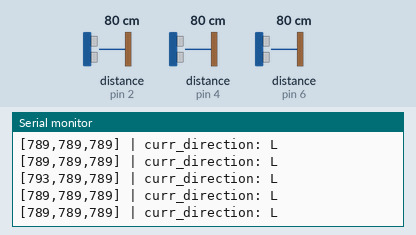
The sketch below on a simulated Arduino Uno, built with avr-gcc and run on an emulated ATmega328P. Parts: the last lines printed to the serial monitor. Wiring (inferred from the names in the program): 3 × ultrasonic range finder: trigger pin 3, echo pin 2 / trigger pin 5, echo pin 4 / trigger pin 7, echo pin 6. The inputs (shaded band) are chosen by the test bench; at power-on: distance to the obstacle (sensors on pin 2, pin 4, pin 6) 80 cm. The echo pulse lasts 58.3 µs per cm.

Above: at 1.2 s.
1.3 s: distance to the obstacle (sensor on pin 2) set to 120 cm
At 1.32 s:
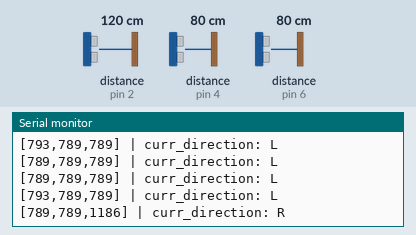
3.2 s: distance to the obstacle (sensor on pin 4) set to 120 cm
At 3.23 s:
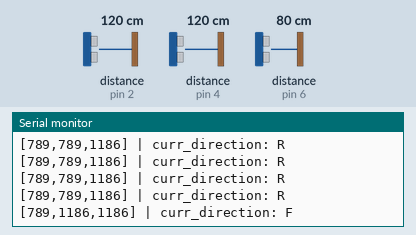
5.1 s: distance to the obstacle (sensor on pin 6) set to 2 cm
At 5.22 s:
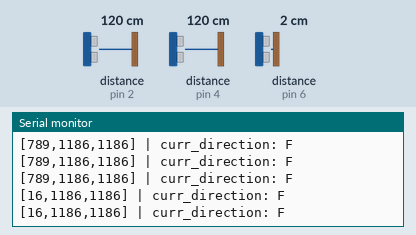
6.6 s: distance to the obstacle (sensor on pin 2) set to 2 cm
At 6.71 s:
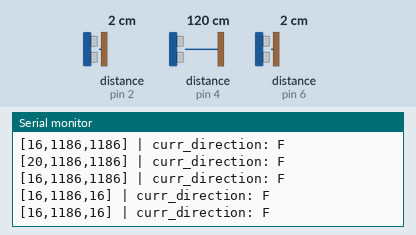
8.1 s: distance to the obstacle (sensor on pin 4) set to 2 cm
At 8.21 s:
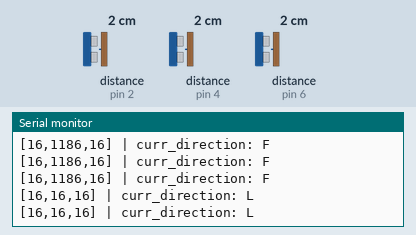
9.6 s: distance to the obstacle (sensor on pin 6) set to 4 cm
At 9.61 s:
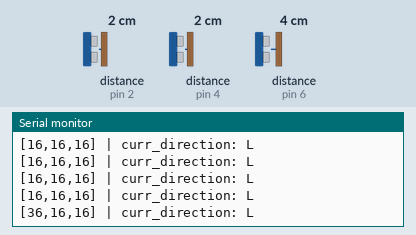
Timing chart, 0 to 12.1 s (numbered marks = the images above; inputs shaded):
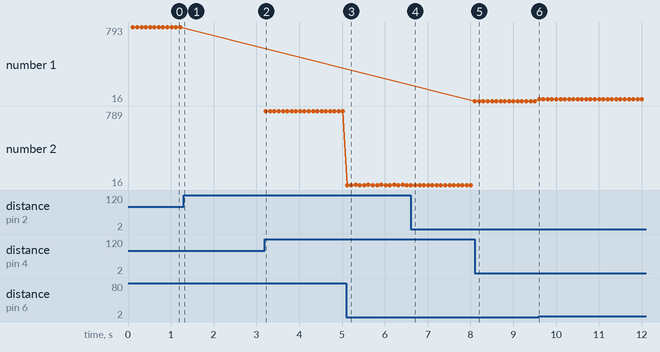

The sketch:

ultrasonic_array_v4.ino
```cpp
/*
 * V4, 12 Oct, Noah
 */

#include "ultrasonic.h"
#include "custom_datatypes.h"


////timing stuff
#define TIME_BETWEEN_U_SENSORS_MS 100 //ideally, 60ms between triggering an ultrasonic prevents wave interference
unsigned long U_current_time_ms;
unsigned long U_previous_time_ms;


////Ultrasonics
//general constants
#define PULSEIN_TIMEOUT_US 100000//the maximum time the pulseIn(...) function can take to wait for a signal. I think.


//Front set of Ultrasonic Sensors
#define NUM_F_U_SENSORS 3
const uint8_t F_ECHO_PINS[NUM_F_U_SENSORS] = {6,4,2};
const uint8_t F_TRIG_PINS[NUM_F_U_SENSORS] = {7,5,3};
const char F_ID_CHARS[NUM_F_U_SENSORS] = {'L','F','R'};
Ultrasonic F_U_Sensors[NUM_F_U_SENSORS];


//variables
char curr_direction = 'F'; // Forward, Leftward, and Rightward

void setup() {
  U_previous_time_ms = millis();
  /*
  RightSensor.attach(2,3); //echo, trigger
  FrontSensor.attach(4,5);
  LeftSensor.attach(6,7);
  */
  for (int i=0; i<NUM_F_U_SENSORS; i++) {
    F_U_Sensors[i].init(F_ECHO_PINS[i], F_TRIG_PINS[i], F_ID_CHARS[i]);
  }


  Serial.begin(9600);


}

int8_t index(char val, char *arr, uint8_t arr_len) { //find index of a char in an array
  for (int i=0; i<arr_len; i++) {
    if (val == arr[i]) {
      return i;
    }
  }
  return -1; //couldn't find it :(
}

void printArray(int *arr, uint8_t arr_len, bool new_line=true) {
  String str = "[";
  for (int i=0; i<arr_len; i++) {
    str += String(arr[i]) + ((i<arr_len-1) ? ",":"");
  }
  str += "]";
  str += (new_line) ? "\n" : "";
  Serial.print(str);
}

uint8_t maxIndex(uint16_t *arr, uint8_t arr_len) {
  uint8_t index = 0;
  uint16_t curr_max = arr[index];

  for (int i=0; i<arr_len; i++) {
    if (arr[i] > curr_max) {
      curr_max = arr[i];
      index = i;
    }
  }
  return index;

}


void loop() {
  U_current_time_ms = millis();

  if ((U_current_time_ms - U_previous_time_ms) >= TIME_BETWEEN_U_SENSORS_MS) {
    uint16_t distances_mm[NUM_F_U_SENSORS];

    for (int i=0; i<NUM_F_U_SENSORS; i++) { //get distances
      distances_mm[i] = F_U_Sensors[i].getDistanceMM(PULSEIN_TIMEOUT_US);
    }

    curr_direction = F_ID_CHARS[maxIndex(distances_mm, NUM_F_U_SENSORS)]; //update based on max distance


    //print results
    printArray(distances_mm, NUM_F_U_SENSORS, false);
    //Serial.print(" | time: " + String(U_current_time_ms));
    Serial.print(" | curr_direction: " + String(curr_direction));

    Serial.print("\n");

    U_previous_time_ms = U_current_time_ms;
  }


}
```

custom_datatypes.cpp
```cpp
#include "custom_datatypes.h"
#include "Arduino.h"


String strTriple(uint16_triple triple) {
  return (String)("(" + String(triple.x) + "," + String(triple.y) + "," + String(triple.z) + ")");
}
```

custom_datatypes.h
```cpp
/*
 * Custom datatypes
 */

#ifndef custom_datatypes_h
#define custom_datatypes_h

#include "Arduino.h"


/* Structs */

struct uint16_tuple {
   uint16_t x;
   uint16_t y;
};

struct uint16_triple {
   uint16_t x;
   uint16_t y;
   uint16_t z;
};

struct uint16_triple_tuple {
   uint16_tuple tupx;
   uint16_tuple tupy;
   uint16_tuple tupz;
};


/* Function declarations */
String strTriple(uint16_triple triple);


#endif
```

ultrasonic.cpp
```cpp
/*
 * CPP file for simple Ultrasonic Sensor Class
 */

#include "ultrasonic.h"

Ultrasonic::Ultrasonic(){
}

void Ultrasonic::init(uint8_t echo_pin, uint8_t trigger_pin, char id_char) {
  _echo = echo_pin;
  _trigger = trigger_pin;
  id_char = id_char;
  pinMode(_echo, INPUT);
  pinMode(_trigger, OUTPUT);
  digitalWrite(_trigger, LOW);
}

void Ultrasonic::sendPulse() {
  //Serial.println(String(id_char) + " sensor is sending pulse");
  digitalWrite(_trigger, HIGH);
  delayMicroseconds(TRIGGER_LENGTH_US);
  digitalWrite(_trigger, LOW);
}

uint16_t Ultrasonic::getDistanceMM(unsigned long timeout_us) {
  sendPulse();
  duration_us = pulseIn(_echo, HIGH, timeout_us); //update
  curr_distance_mm = (SPEED_OF_SOUND_MM_PER_S * duration_us * 1e-6) / 2;
  //Serial.print(String(id_char) + " sensor duration_us: ");
  //Serial.print(duration_us);
  //Serial.println(", distance_mm: " + String(curr_distance_mm));

  return curr_distance_mm;
}

void Ultrasonic::rememberDistance() {
  prev_distance_mm = curr_distance_mm; //bookmark
}
```

ultrasonic.h
```cpp
/*
 * Header file for simple Ultrasonic Sensor Class
 */

#ifndef Ultrasonic_h
#define Ultrasonic_h

#include "Arduino.h"
#include "custom_datatypes.h"


#define SPEED_OF_SOUND_MM_PER_S 340000


class Ultrasonic { /////potentially get rid of the timeout_us and replace with #define to save 4bytes
  private:
    uint8_t _echo;
    uint8_t _trigger;
  public:
    char id_char;
    const uint8_t TRIGGER_LENGTH_US = 10;
    //const uint32_t SPEED_OF_SOUND_MM_PER_S = 340000;
    unsigned long duration_us; // so that it is accessable for later
    uint16_t prev_distance_mm;
    uint16_t curr_distance_mm;

    Ultrasonic();
    void init(uint8_t echo_pin, uint8_t trigger_pin, char id_char);
    void sendPulse();
    uint16_t getDistanceMM(unsigned long timeout_us);
    void rememberDistance();
};


#endif
```

Measured:
- after the input at 1.3 s, the serial monitor: prints a new line at once (image 1)
- after the input at 3.2 s, the serial monitor: prints a new line at once (image 2)
- after the input at 5.1 s, the serial monitor: prints a new line at once (image 3)
- after the input at 6.6 s, the serial monitor: prints a new line at once (image 4)
- after the input at 8.1 s, the serial monitor: prints a new line at once (image 5)
- after the input at 9.6 s, the serial monitor: prints a new line at once (image 6)
- plotted number 1: 16 → 36 after the input at 9.6 s
- plotted number 2: 789 → 16 after the input at 5.1 s
